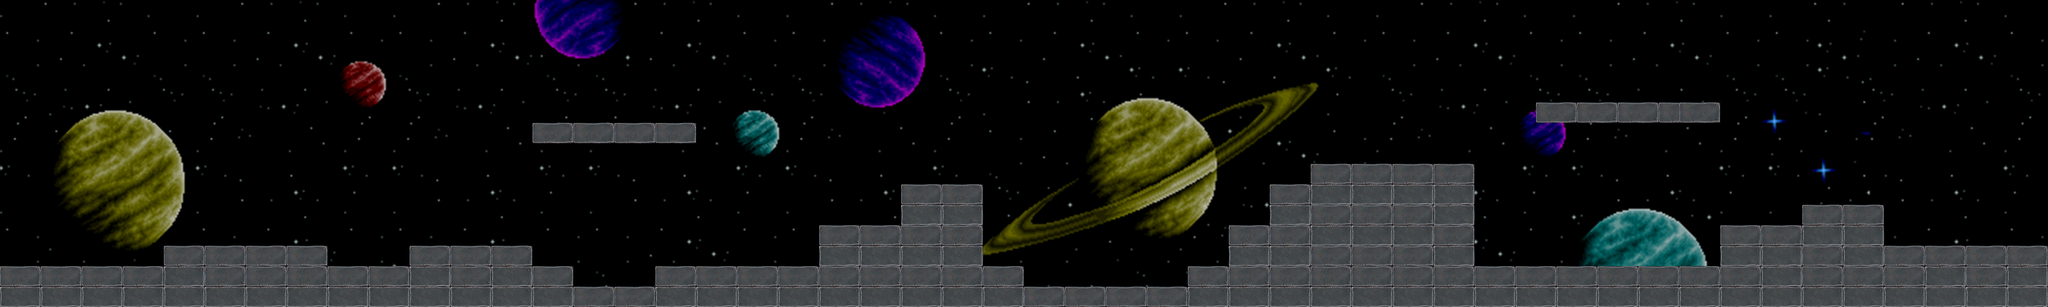

A 2D game scene composited from a Tiled map and its tileset images. What follows is a short description and the map's XML, with each tile layer's data collapsed to a summary:
An orthogonal 100x15 tile map with 50x50 px tiles, 1 tile layer (Слой тайлов 1) and 38 objects (19x solid, 10x bonus, 8x enemy, hero).

<map version="1.0" orientation="orthogonal" renderorder="right-down" width="100" height="15" tilewidth="50" tileheight="50" nextobjectid="42">
 <tileset firstgid="1" name="level1" tilewidth="50" tileheight="50" tilecount="1560">
  <image source="images/level1.png" width="5200" height="750" />
 </tileset>
 <layer name="Слой тайлов 1" width="100" height="15">
  <data>[1500 cells, 1500 non-empty, 1181 distinct tile ids]</data>
 </layer>
 <objectgroup name="solid">
  <object id="1" name="solid" x="0" y="648" width="1402" height="106" />
  <object id="2" name="solid" x="400" y="600" width="400" height="46" />
  <object id="3" name="solid" x="1000" y="600" width="300" height="46" />
  <object id="4" name="solid" x="1402" y="700" width="1498" height="50" />
  <object id="5" name="solid" x="1598" y="652" width="902" height="46" />
  <object id="6" name="solid" x="2000" y="552" width="398" height="94" />
  <object id="7" name="solid" x="2200" y="450.667" width="197.333" height="97.3333" />
  <object id="8" name="solid" x="2901.33" y="650.667" width="2114.67" height="98.6667" />
  <object id="9" name="solid" x="3000" y="549.333" width="597.333" height="101.333" />
  <object id="10" name="solid" x="3101.33" y="450.667" width="496" height="100" />
  <object id="11" name="solid" x="3201.33" y="401.333" width="396" height="48" />
  <object id="12" name="solid" x="4201.33" y="549.333" width="398.667" height="98.6667" />
  <object id="13" name="solid" x="4601.33" y="600" width="397.333" height="48" />
  <object id="14" name="solid" x="4401.33" y="501.333" width="198.667" height="48" />
  <object id="15" name="solid" x="4996" y="-1.33333" width="2.66667" height="601.333" />
  <object id="16" name="solid" x="0" y="0" width="2.66667" height="646.667" />
  <object id="17" name="solid" x="4" y="-1.33333" width="4989.33" height="2.66667" />
  <object id="18" name="solid" x="1300" y="301" width="402" height="47" />
  <object id="19" name="solid" x="3752" y="251" width="447" height="47" />
  <object id="29" name="bonus" x="673.333" y="528" width="69" height="69" />
  <object id="31" name="bonus" x="1622.83" y="229.5" width="69" height="69" />
  <object id="32" name="bonus" x="1495.17" y="427.833" width="69" height="69" />
  <object id="33" name="bonus" x="2317.5" y="378.833" width="69" height="69" />
  <object id="34" name="bonus" x="2577.5" y="628.167" width="69" height="69" />
  <object id="35" name="bonus" x="3008.17" y="477.5" width="69" height="69" />
  <object id="36" name="bonus" x="3501.5" y="329.5" width="69" height="69" />
  <object id="37" name="bonus" x="3889.5" y="178.833" width="69" height="69" />
  <object id="38" name="bonus" x="3933.5" y="578.833" width="69" height="69" />
  <object id="39" name="bonus" x="4725.5" y="526.833" width="69" height="69" />
 </objectgroup>
 <objectgroup name="people">
  <object id="21" name="enemy" x="1090.67" y="445.333" width="90" height="152" />
  <object id="23" name="enemy" x="1418" y="145.333" width="90" height="152" />
  <object id="24" name="enemy" x="2060.67" y="397.333" width="90" height="152" />
  <object id="25" name="enemy" x="2714" y="546.667" width="90" height="152" />
  <object id="26" name="enemy" x="3306" y="248" width="90" height="152" />
  <object id="27" name="enemy" x="4058" y="97.3333" width="90" height="152" />
  <object id="28" name="enemy" x="4502" y="346.667" width="90" height="152" />
  <object id="20" name="hero" x="3" y="243" width="75" height="152" />
  <object id="40" name="enemy" x="301" y="496" width="90" height="152" />
 </objectgroup>
</map>